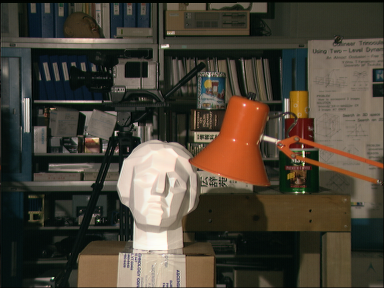
#> input picture Lecture 6/tsukuba/scene1.row3.col3.ppm, 384 x 288 px
$ python exe1-get-started.py
#> lines starting #> are read from the running program, lines starting #| are printed output that depends on the picture
import numpy as np
import cv2
from matplotlib import pyplot as plt

# Read the read and left stereo image pair
imgR = cv2.imread('tsukuba/scene1.row3.col3.ppm', cv2.IMREAD_GRAYSCALE)
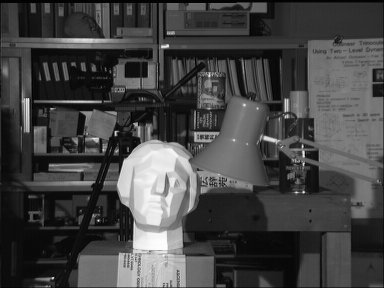
#> imgR: shape (288, 384); min 0, max 253, mean 68.3
imgL = cv2.imread('tsukuba/scene1.row3.col1.ppm', cv2.IMREAD_GRAYSCALE)
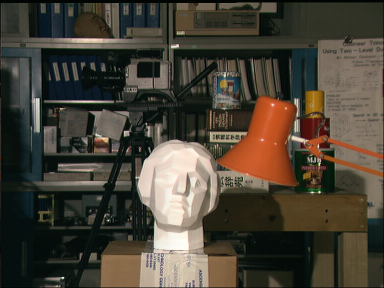
#> input picture Lecture 6/tsukuba/scene1.row3.col1.ppm, 384 x 288 px
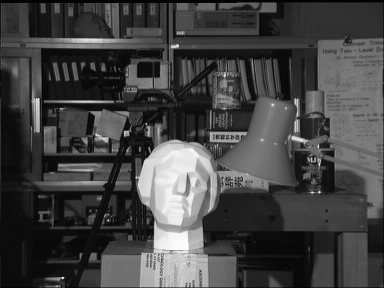
#> imgL: shape (288, 384); min 0, max 253, mean 67.2


cv2.imshow('1', imgR)
cv2.waitKey(0)

# Calculate disparity map
stereo = cv2.StereoBM.create(numDisparities=32, blockSize=11)
disparity = stereo.compute(imgL,imgR)
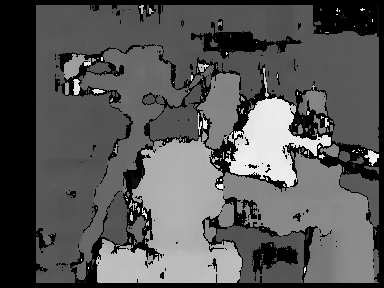
#> disparity: shape (288, 384) int16; min -16, max 496, mean 159.2; drawn with min black and max white
plt.title('disparity map')
plt.imshow(disparity,'gray')
plt.show()
